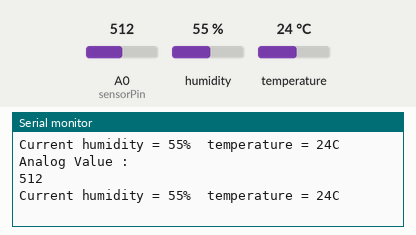
Recording of a sketch running on a simulated ESP8266 (NodeMCU). Shown: the last lines printed to the serial monitor. Inputs (shaded band) come from the test bench; at power-on: A0 (sensorPin) = 512, humidity 55 %, temperature 24 °C. WiFi joins after 1.5 s; servers stay silent unless stated.

Above: at 3.7 s.
3.8 s: A0 (sensorPin) set to 316
At 4.4 s:
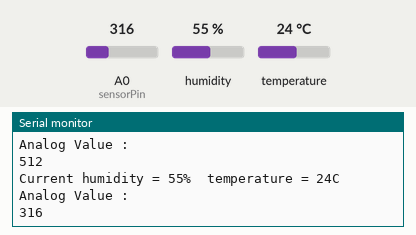
7.6 s: A0 (sensorPin) set to 285
At 10.5 s:
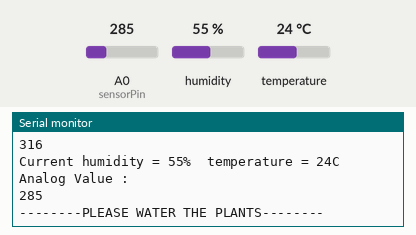
Timing chart, 0 to 12.0 s (numbered marks = the images above; inputs shaded):
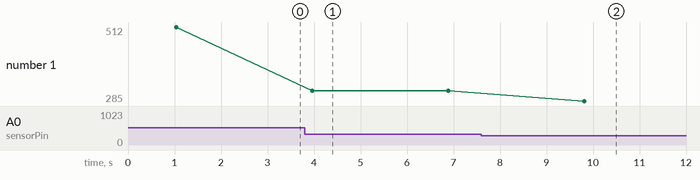

The sketch:

iot_irrigation.ino
```cpp
#include <ESP8266WiFi.h>;

#include <WiFiClient.h>;

#include <ThingSpeak.h>;

const char* ssid = "DESKTOP-BH29T2M 1472"; //Your Network SSID

const char* password = "T74j91@2"; //Your Network Password

WiFiClient client;

unsigned long myChannelNumber = 1232491; //Your Channel Number (Without Brackets)

const char * myWriteAPIKey = "1CANT2O8PSUXSR5O"; //Your Write API Key

#include <dht.h>
#define dht_apin D1 // Analog Pin sensor is connected to
dht DHT;
int h;
int t;

int  sensorPin=A0;
int sensorValue;
int limit = 300;

void setup() {
  // put your setup code here, to run once:
 Serial.begin(115200);
 delay(10);
 WiFi.begin(ssid, password);
 ThingSpeak.begin(client);
}

void loop() {
  // put your main code here, to run repeatedly:
  sensor1();
  sensor2();
  ThingSpeak.writeField(myChannelNumber,1,sensorValue, myWriteAPIKey);
  ThingSpeak.writeField(myChannelNumber,2,t, myWriteAPIKey);
  ThingSpeak.writeField(myChannelNumber,3,h, myWriteAPIKey);
  //Update in ThingSpeak
}

void sensor1()
{
    DHT.read11(dht_apin);
    Serial.print("Current humidity = ");
    h=DHT.humidity;
    Serial.print(h);
    Serial.print("%  ");
    Serial.print("temperature = ");
    t=DHT.temperature;
    Serial.print(t);
    Serial.println("C  ");
    delay(1000);
}

void sensor2(){
   sensorValue = analogRead(sensorPin);
   Serial.println("Analog Value : ");
   Serial.println(sensorValue);

   if (sensorValue<limit) {
      digitalWrite(13, HIGH);
      Serial.println("--------PLEASE WATER THE PLANTS--------");
   }
   else {
      digitalWrite(13, LOW);
   }
   delay(1000);
}
```

Measured:
- the behaviour switches between 300 and 299 on A0 (sensorPin) (found by bisection; images 1 and 2)
- after the input at 3.8 s, the serial monitor: prints a new line after 0.16 s (image 1)
- after the input at 7.6 s, the serial monitor: prints a new line after 2.2 s (image 2)
- plotted number 1: 512 → 316 after the input at 3.8 s, 316 → 285 after the input at 7.6 s
